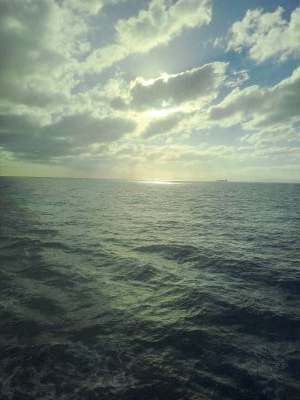
#> input picture images/ocean_300_400.jpg, 300 x 400 px
$ python brightness_contrast.py ../images/ocean_300_400.jpg
#> lines starting #> are read from the running program, lines starting #| are printed output that depends on the picture
# Brightness (add) and contrast (multiply): NumPy vs OpenCV vs float + clip.
# Run: python brightness_contrast.py ../images/ocean_300_400.jpg
import sys

import cv2
import matplotlib.pyplot as plt
import numpy as np

if len(sys.argv) != 2:
    print(f"Usage: python {sys.argv[0]} <image_file>")
    sys.exit(1)

filename = sys.argv[1]
img = cv2.imread(filename, cv2.IMREAD_GRAYSCALE)   # 2D array, uint8
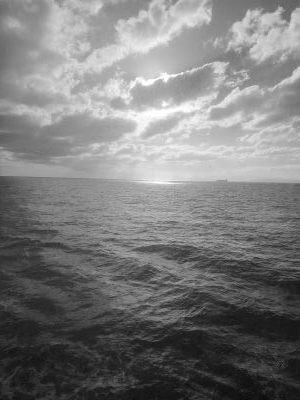
#> img: shape (400, 300); min 11, max 255, mean 122.6
if img is None:
    print(f"failed to read image from {filename}")
    sys.exit(1)

b = 100      # brightness offset
k = 1.8      # contrast factor

bright_np = img + b                       # uint8 + int: wraps around modulo 256
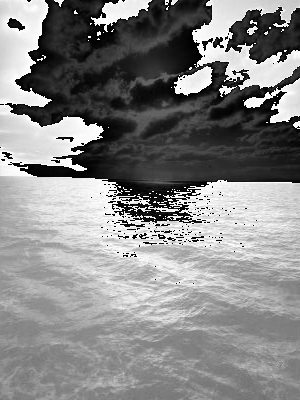
#> bright_np: shape (400, 300); min 0, max 255, mean 134.2
bright_cv = cv2.add(img, b)               # OpenCV saturates: values above 255 become 255
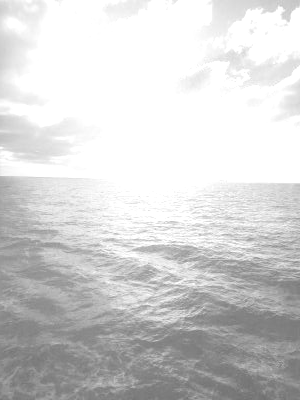
#> bright_cv: shape (400, 300); min 111, max 255, mean 211

# NumPy, done right: compute in a bigger type, clip, then convert back
img16 = img.astype(np.int16)              # room for values above 255
bright16 = img16 + b                      # int16: no wrap-around
clipped = np.clip(bright16, 0, 255)       # back into 0..255 (still int16)
bright_clip = clipped.astype(np.uint8)    # an image again

contrast_wrap = img * 2                   # uint8 * int: wraps around modulo 256
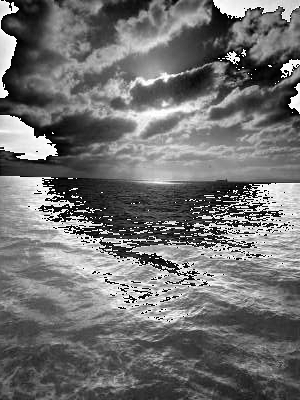
#> contrast_wrap: shape (400, 300); min 0, max 254, mean 112.8
contrast_float = img * k                  # float64, values may be above 255
contrast_clipped = np.clip(contrast_float, 0, 255)
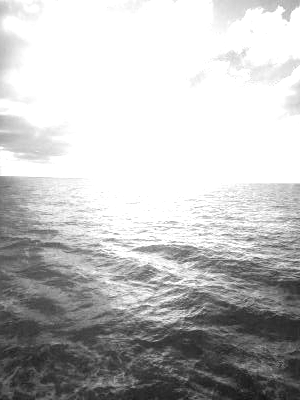
#> contrast_clipped: shape (400, 300) float64; min 19.8, max 255, mean 190.4
contrast_clip = contrast_clipped.astype(np.uint8)

images = [
    (img, "original"),
    (bright_np, f"img + {b} (NumPy)"),
    (bright_cv, f"cv2.add(img, {b})"),
    (bright_clip, f"clip(int16 + {b})"),
    (contrast_wrap, "img * 2 (NumPy)"),
    (contrast_clip, f"clip(img * {k})"),
]

fig, axes = plt.subplots(2, 3, figsize=(12, 9))
for ax, (image, title) in zip(axes.ravel(), images):
    # vmin/vmax: without them Matplotlib stretches each image to its own min..max
    ax.imshow(image, cmap="gray", vmin=0, vmax=255)
    ax.set_title(f"{title}\nmin={image.min()} max={image.max()}")
    ax.axis("off")
#> this loop made 6 passes
#> title on passes 1 to 6: 'original', 'img + 100 (NumPy)', 'cv2.add(img, 100)', 'clip(int16 + 100)', 'img * 2 (NumPy)', 'clip(img * 1.8)'
plt.tight_layout()
plt.show()

$ run again, with images/melanie-kreutz-flower.jpg copied over images/ocean_300_400.jpg
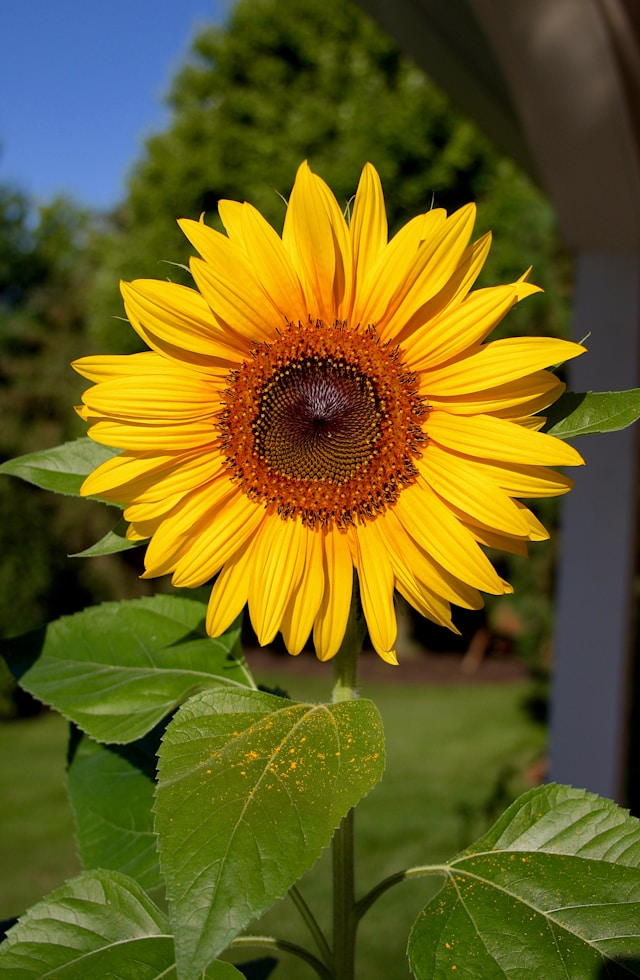
#> input picture images/melanie-kreutz-flower.jpg, 640 x 980 px
#> `bright16 = img16 + b`:
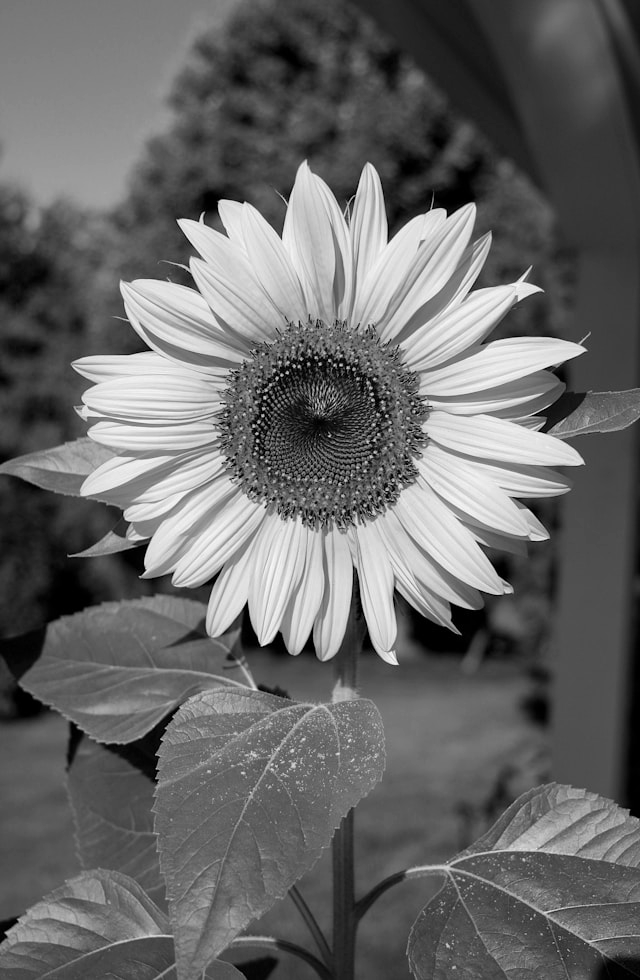
#> bright16: shape (980, 640) int16; min 100, max 325, mean 191.9; drawn with min black and max white
#> `contrast_clipped = np.clip(contrast_float, 0, 255)`:
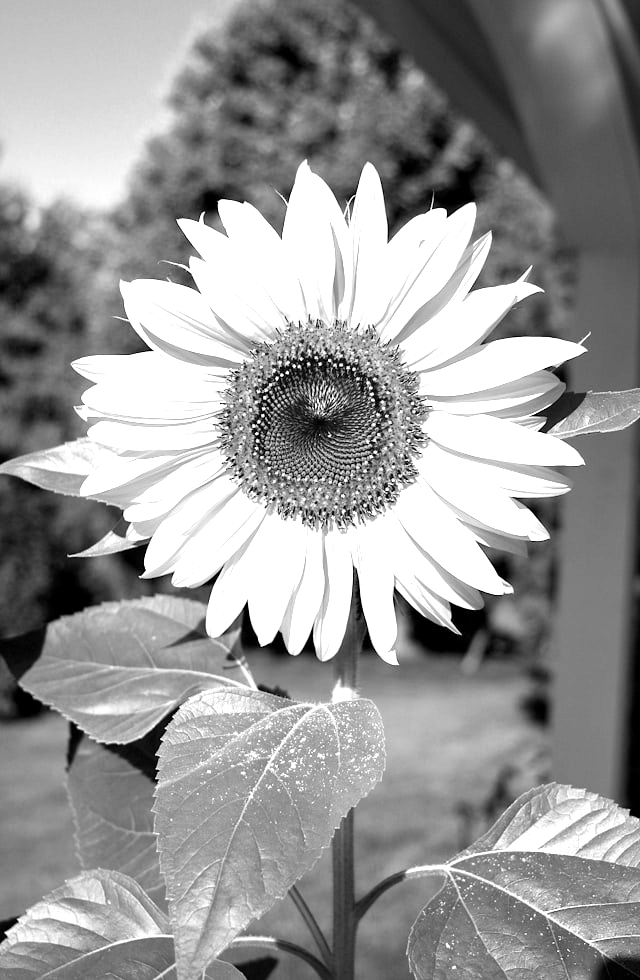
#> contrast_clipped: shape (980, 640) float64; min 0, max 255, mean 151.9
#> the loop `for ax, (image, title) in zip(axes.ravel(), images):` made 6 passes
#> title on passes 1 to 6: 'original', 'img + 100 (NumPy)', 'cv2.add(img, 100)', 'clip(int16 + 100)', 'img * 2 (NumPy)', 'clip(img * 1.8)'
